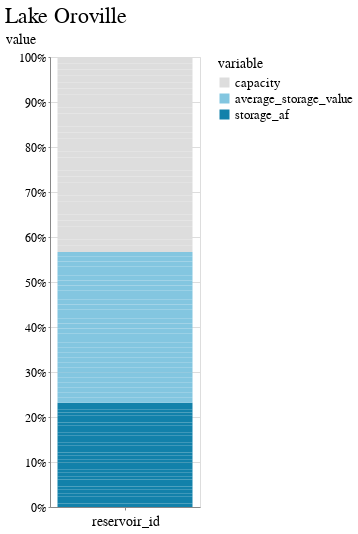

Notebook cell for this chart:
### Code cell
domain = ["capacity", "average_storage_value", "storage_af", ]
range_ = ['#ddd', '#83c6e0', '#1281aa', ]

alt.Chart(melt[melt.reservoir_id=="ORO"]).mark_bar().encode(
    x=alt.X('reservoir_id', axis=alt.Axis(labels=False)),
    y=alt.Y('value',stack="normalize"),
    order="bar_order",
    color=alt.Color(
        'variable', 
        scale=alt.Scale(domain=domain, range=range_), 
        #sort='descending'
    ),
    tooltip=["reservoir_id"]
).properties(title="Lake Oroville", width=150)

### Figure 1 — Vega-Lite specification as saved in the notebook (floating-point values rounded to 4 significant figures)
{"config": {"view": {"width": 800, "height": 450}, "background": "#ffffff", "title": {"anchor": "start", "font": "BentonGothic-Bold, sans", "fontColor": "#000000", "fontSize": 22, "fontWeight": "normal"}, "arc": {"fill": "#82c6df"}, "area": {"fill": "#82c6df"}, "line": {"stroke": "#82c6df", "strokeWidth": 3}, "path": {"stroke": "#82c6df"}, "rect": {"fill": "#82c6df"}, "shape": {"stroke": "#82c6df"}, "bar": {"fill": "#82c6df"}, "point": {"stroke": "#82c6df"}, "symbol": {"fill": "#82c6df", "size": 30}, "axis": {"titleFont": "BentonGothic-Bold, sans", "titleFontSize": 14, "titleFontWeight": "normal", "labelFont": "BentonGothic, sans", "labelFontSize": 12, "labelFontWeight": "normal"}, "axisX": {"labelAngle": 0, "labelPadding": 4, "tickSize": 3}, "axisY": {"labelBaseline": "middle", "maxExtent": 45, "minExtent": 45, "tickSize": 2, "titleAlign": "left", "titleAngle": 0, "titleX": -45, "titleY": -11}, "legend": {"titleFont": "BentonGothic-Bold, sans", "titleFontSize": 14, "titleFontWeight": "normal", "symbolType": "square", "labelFont": "BentonGothic, sans", "labelFontSize": 13}, "range": {"category": ["#3580b1", "#ec8431", "#ab7fb4", "#c89d29", "#adc839", "#829eb1"], "diverging": ["#e68a4f", "#f4bb6a", "#f9e39c", "#dadfe2", "#a6b7c6", "#849eae"], "heatmap": ["#fbf2c7", "#f9e39c", "#f8d36e", "#f4bb6a", "#e68a4f", "#d15a40", "#ab4232"], "ordinal": ["#fbf2c7", "#f9e39c", "#f8d36e", "#f4bb6a", "#e68a4f", "#d15a40", "#ab4232"], "ramp": ["#fbf2c7", "#f9e39c", "#f8d36e", "#f4bb6a", "#e68a4f", "#d15a40", "#ab4232"]}}, "data": {"name": "data-c446e9f7f9ad0b3141cae07f9950536f"}, "mark": "bar", "encoding": {"color": {"field": "variable", "scale": {"domain": ["capacity", "average_storage_value", "storage_af"], "range": ["#ddd", "#83c6e0", "#1281aa"]}, "type": "nominal"}, "order": {"field": "bar_order", "type": "quantitative"}, "tooltip": [{"field": "reservoir_id", "type": "nominal"}], "x": {"axis": {"labels": false}, "field": "reservoir_id", "type": "nominal"}, "y": {"field": "value", "stack": "normalize", "type": "quantitative"}}, "title": "Lake Oroville", "width": 150, "$schema": "https://vega.github.io/schema/vega-lite/v4.17.0.json", "datasets": {"data-c446e9f7f9ad0b3141cae07f9950536f": [{"reservoir_id": "ORO", "variable": "storage_af", "value": 1933000.0, "bar_order": 1}, {"reservoir_id": "ORO", "variable": "storage_af", "value": 1936000.0, "bar_order": 1}, {"reservoir_id": "ORO", "variable": "storage_af", "value": 1939000.0, "bar_order": 1}, {"reservoir_id": "ORO", "variable": "storage_af", "value": 1936000.0, "bar_order": 1}, {"reservoir_id": "ORO", "variable": "storage_af", "value": 1931000.0, "bar_order": 1}, {"reservoir_id": "ORO", "variable": "storage_af", "value": 1926000.0, "bar_order": 1}, {"reservoir_id": "ORO", "variable": "storage_af", "value": 1923000.0, "bar_order": 1}, {"reservoir_id": "ORO", "variable": "storage_af", "value": 1917000.0, "bar_order": 1}, {"reservoir_id": "ORO", "variable": "storage_af", "value": 1918000.0, "bar_order": 1}, {"reservoir_id": "ORO", "variable": "storage_af", "value": 1918000.0, "bar_order": 1}, {"reservoir_id": "ORO", "variable": "storage_af", "value": 1915000.0, "bar_order": 1}, {"reservoir_id": "ORO", "variable": "storage_af", "value": 1909000.0, "bar_order": 1}, {"reservoir_id": "ORO", "variable": "storage_af", "value": 1904000.0, "bar_order": 1}, {"reservoir_id": "ORO", "variable": "storage_af", "value": 1901000.0, "bar_order": 1}, {"reservoir_id": "ORO", "variable": "storage_af", "value": 1899000.0, "bar_order": 1}, {"reservoir_id": "ORO", "variable": "storage_af", "value": 1896000.0, "bar_order": 1}, {"reservoir_id": "ORO", "variable": "storage_af", "value": 1896000.0, "bar_order": 1}, {"reservoir_id": "ORO", "variable": "storage_af", "value": 1892000.0, "bar_order": 1}, {"reservoir_id": "ORO", "variable": "storage_af", "value": 1886000.0, "bar_order": 1}, {"reservoir_id": "ORO", "variable": "storage_af", "value": 1882000.0, "bar_order": 1}, {"reservoir_id": "ORO", "variable": "storage_af", "value": 1878000.0, "bar_order": 1}, {"reservoir_id": "ORO", "variable": "storage_af", "value": 1873000.0, "bar_order": 1}, {"reservoir_id": "ORO", "variable": "storage_af", "value": 1865000.0, "bar_order": 1}, {"reservoir_id": "ORO", "variable": "storage_af", "value": 1864000.0, "bar_order": 1}, {"reservoir_id": "ORO", "variable": "storage_af", "value": 1859000.0, "bar_order": 1}, {"reservoir_id": "ORO", "variable": "storage_af", "value": 1852000.0, "bar_order": 1}, {"reservoir_id": "ORO", "variable": "storage_af", "value": 1845000.0, "bar_order": 1}, {"reservoir_id": "ORO", "variable": "storage_af", "value": 1837000.0, "bar_order": 1}, {"reservoir_id": "ORO", "variable": "storage_af", "value": 1829000.0, "bar_order": 1}, {"reservoir_id": "ORO", "variable": "storage_af", "value": 1821000.0, "bar_order": 1}, {"reservoir_id": "ORO", "variable": "storage_af", "value": 1817000.0, "bar_order": 1}, {"reservoir_id": "ORO", "variable": "average_storage_value", "value": 2817000.0, "bar_order": 2}, {"reservoir_id": "ORO", "variable": "average_storage_value", "value": 2817000.0, "bar_order": 2}, {"reservoir_id": "ORO", "variable": "average_storage_value", "value": 2817000.0, "bar_order": 2}, {"reservoir_id": "ORO", "variable": "average_storage_value", "value": 2817000.0, "bar_order": 2}, {"reservoir_id": "ORO", "variable": "average_storage_value", "value": 2817000.0, "bar_order": 2}, {"reservoir_id": "ORO", "variable": "average_storage_value", "value": 2817000.0, "bar_order": 2}, {"reservoir_id": "ORO", "variable": "average_storage_value", "value": 2817000.0, "bar_order": 2}, {"reservoir_id": "ORO", "variable": "average_storage_value", "value": 2817000.0, "bar_order": 2}, {"reservoir_id": "ORO", "variable": "average_storage_value", "value": 2817000.0, "bar_order": 2}, {"reservoir_id": "ORO", "variable": "average_storage_value", "value": 2817000.0, "bar_order": 2}, {"reservoir_id": "ORO", "variable": "average_storage_value", "value": 2817000.0, "bar_order": 2}, {"reservoir_id": "ORO", "variable": "average_storage_value", "value": 2817000.0, "bar_order": 2}, {"reservoir_id": "ORO", "variable": "average_storage_value", "value": 2688000.0, "bar_order": 2}, {"reservoir_id": "ORO", "variable": "average_storage_value", "value": 2688000.0, "bar_order": 2}, {"reservoir_id": "ORO", "variable": "average_storage_value", "value": 2688000.0, "bar_order": 2}, {"reservoir_id": "ORO", "variable": "average_storage_value", "value": 2688000.0, "bar_order": 2}, {"reservoir_id": "ORO", "variable": "average_storage_value", "value": 2688000.0, "bar_order": 2}, {"reservoir_id": "ORO", "variable": "average_storage_value", "value": 2688000.0, "bar_order": 2}, {"reservoir_id": "ORO", "variable": "average_storage_value", "value": 2688000.0, "bar_order": 2}, {"reservoir_id": "ORO", "variable": "average_storage_value", "value": 2688000.0, "bar_order": 2}, {"reservoir_id": "ORO", "variable": "average_storage_value", "value": 2688000.0, "bar_order": 2}, {"reservoir_id": "ORO", "variable": "average_storage_value", "value": 2688000.0, "bar_order": 2}, {"reservoir_id": "ORO", "variable": "average_storage_value", "value": 2688000.0, "bar_order": 2}, {"reservoir_id": "ORO", "variable": "average_storage_value", "value": 2688000.0, "bar_order": 2}, {"reservoir_id": "ORO", "variable": "average_storage_value", "value": 2688000.0, "bar_order": 2}, {"reservoir_id": "ORO", "variable": "average_storage_value", "value": 2688000.0, "bar_order": 2}, {"reservoir_id": "ORO", "variable": "average_storage_value", "value": 2688000.0, "bar_order": 2}, {"reservoir_id": "ORO", "variable": "average_storage_value", "value": 2688000.0, "bar_order": 2}, {"reservoir_id": "ORO", "variable": "average_storage_value", "value": 2688000.0, "bar_order": 2}, {"reservoir_id": "ORO", "variable": "average_storage_value", "value": 2688000.0, "bar_order": 2}, {"reservoir_id": "ORO", "variable": "average_storage_value", "value": 2688000.0, "bar_order": 2}, {"reservoir_id": "ORO", "variable": "capacity", "value": 3538000.0, "bar_order": 3}, {"reservoir_id": "ORO", "variable": "capacity", "value": 3538000.0, "bar_order": 3}, {"reservoir_id": "ORO", "variable": "capacity", "value": 3538000.0, "bar_order": 3}, {"reservoir_id": "ORO", "variable": "capacity", "value": 3538000.0, "bar_order": 3}, {"reservoir_id": "ORO", "variable": "capacity", "value": 3538000.0, "bar_order": 3}, {"reservoir_id": "ORO", "variable": "capacity", "value": 3538000.0, "bar_order": 3}, {"reservoir_id": "ORO", "variable": "capacity", "value": 3538000.0, "bar_order": 3}, {"reservoir_id": "ORO", "variable": "capacity", "value": 3538000.0, "bar_order": 3}, {"reservoir_id": "ORO", "variable": "capacity", "value": 3538000.0, "bar_order": 3}, {"reservoir_id": "ORO", "variable": "capacity", "value": 3538000.0, "bar_order": 3}, {"reservoir_id": "ORO", "variable": "capacity", "value": 3538000.0, "bar_order": 3}, {"reservoir_id": "ORO", "variable": "capacity", "value": 3538000.0, "bar_order": 3}, {"reservoir_id": "ORO", "variable": "capacity", "value": 3538000.0, "bar_order": 3}, {"reservoir_id": "ORO", "variable": "capacity", "value": 3538000.0, "bar_order": 3}, {"reservoir_id": "ORO", "variable": "capacity", "value": 3538000.0, "bar_order": 3}, {"reservoir_id": "ORO", "variable": "capacity", "value": 3538000.0, "bar_order": 3}, {"reservoir_id": "ORO", "variable": "capacity", "value": 3538000.0, "bar_order": 3}, {"reservoir_id": "ORO", "variable": "capacity", "value": 3538000.0, "bar_order": 3}, {"reservoir_id": "ORO", "variable": "capacity", "value": 3538000.0, "bar_order": 3}, {"reservoir_id": "ORO", "variable": "capacity", "value": 3538000.0, "bar_order": 3}, {"reservoir_id": "ORO", "variable": "capacity", "value": 3538000.0, "bar_order": 3}, {"reservoir_id": "ORO", "variable": "capacity", "value": 3538000.0, "bar_order": 3}, {"reservoir_id": "ORO", "variable": "capacity", "value": 3538000.0, "bar_order": 3}, {"reservoir_id": "ORO", "variable": "capacity", "value": 3538000.0, "bar_order": 3}, {"reservoir_id": "ORO", "variable": "capacity", "value": 3538000.0, "bar_order": 3}, {"reservoir_id": "ORO", "variable": "capacity", "value": 3538000.0, "bar_order": 3}, {"reservoir_id": "ORO", "variable": "capacity", "value": 3538000.0, "bar_order": 3}, {"reservoir_id": "ORO", "variable": "capacity", "value": 3538000.0, "bar_order": 3}, {"reservoir_id": "ORO", "variable": "capacity", "value": 3538000.0, "bar_order": 3}, {"reservoir_id": "ORO", "variable": "capacity", "value": 3538000.0, "bar_order": 3}, {"reservoir_id": "ORO", "variable": "capacity", "value": 3538000.0, "bar_order": 3}]}}
